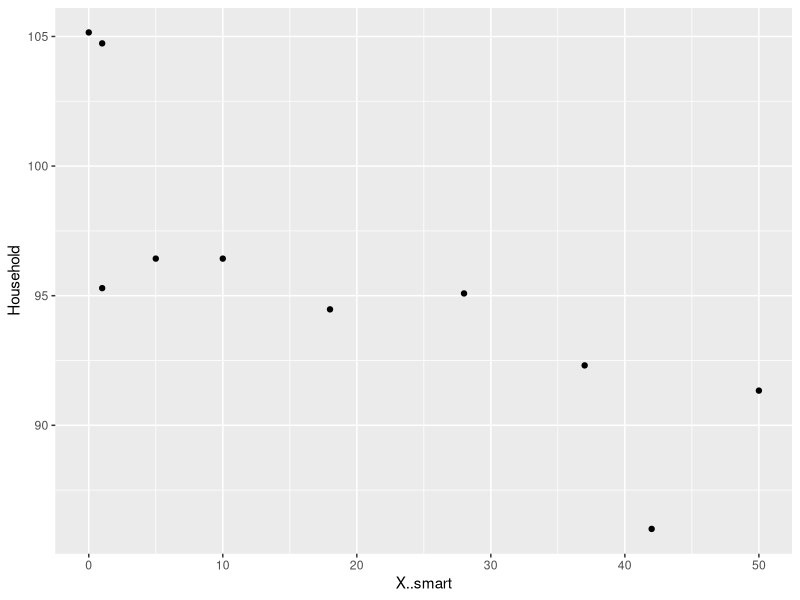
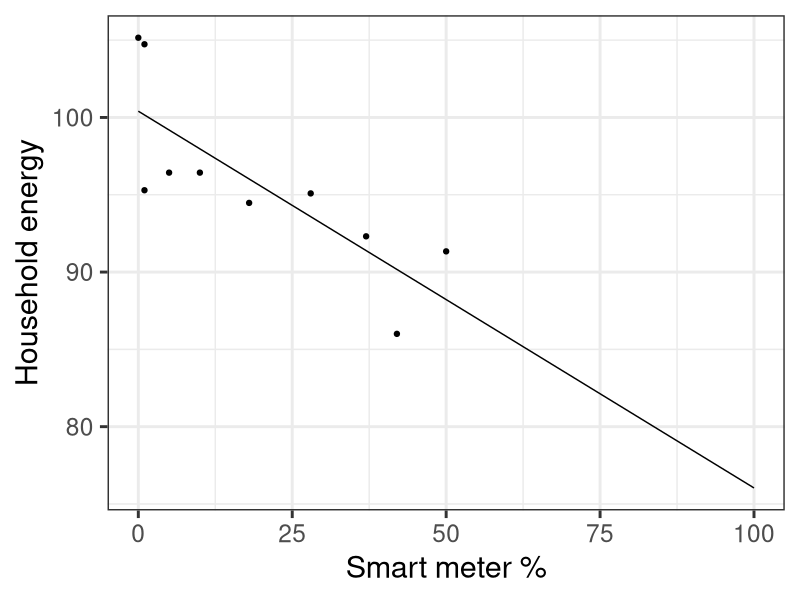
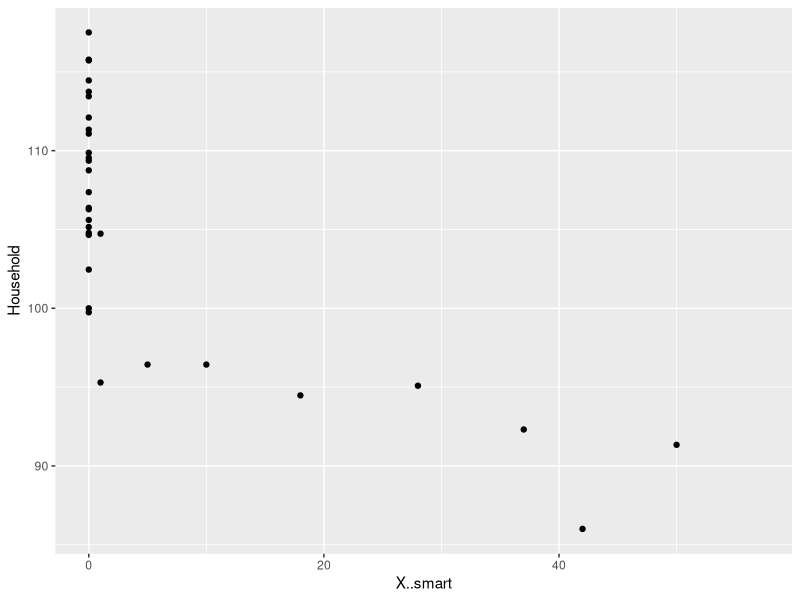
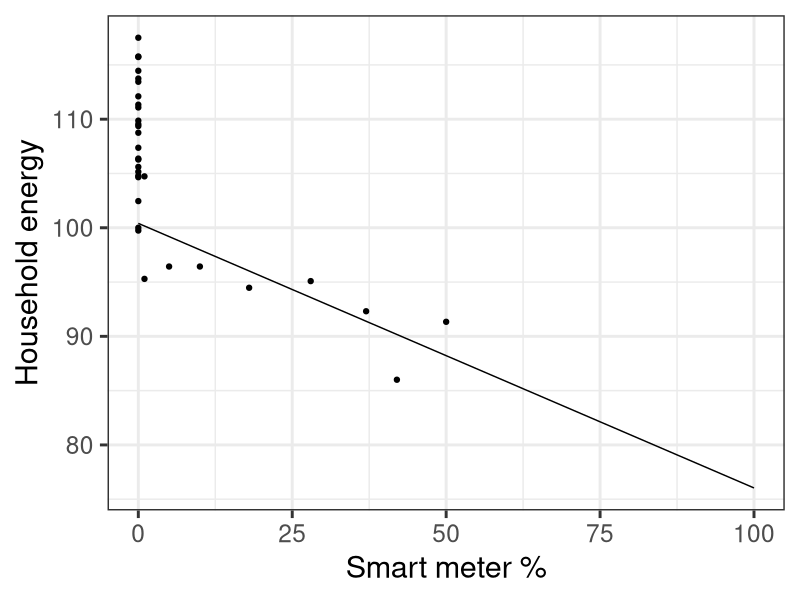
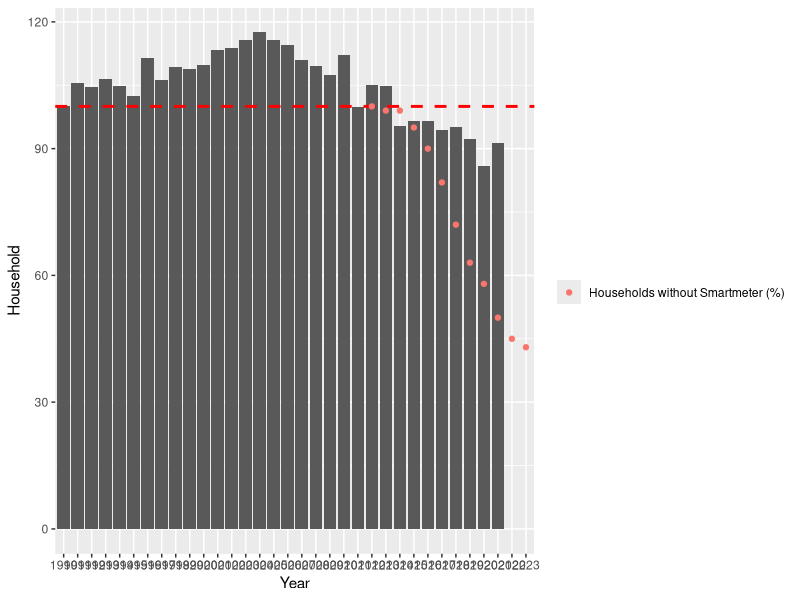
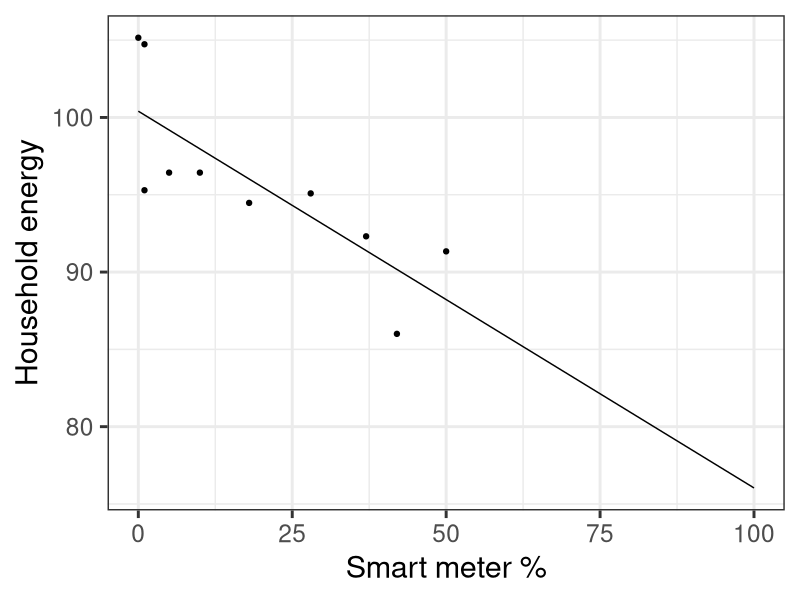
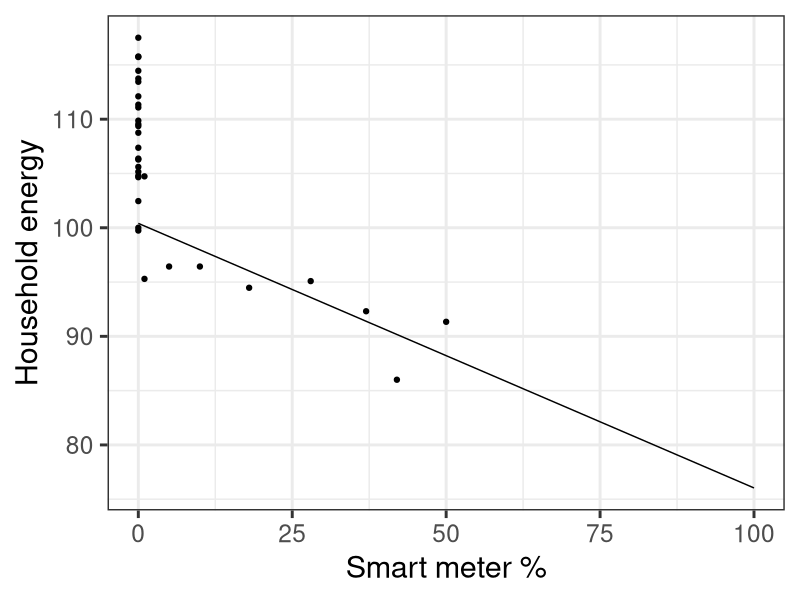

Write the R code that produced these figures, in order.
#Energy and Smart Meter data from https://www.ons.gov.uk/economy/environmentalaccounts/articles/climatechangeinsightsuk/august2023
#I merged these two datasets to see whether smart meter usage correlates with a reduction in household energy
 
#### libraries ####
library(tidyverse)

#### set working directory ####
setwd("~/OneDrive/Desktop/R/Energy and Smart Meters (Regression)")

##### read files ####
energysmarts <- read.csv("energyandsmartmeters.csv")
energysmarts$Year <- as.character(energysmarts$Year)
glimpse(energysmarts)

#Smart meter data is from 2012-2023, it contains the total number of smart meters and the percentage of households with meters
#Energy data is from 1990-2021, it contains relative percent household energy usage, using 1990 at 100% as a base. I will focus on the household energy column.
#We want to see if energy usage correlates with smart meter usage, 2012-2021 are the crossover dates.

energysmarts2012_2021 <- energysmarts %>% filter(Year >= 2012 & Year <= 2021)
glimpse(energysmarts2012_2021)

#### viewing data ####

ggplot(data = energysmarts2012_2021, aes()) +
  geom_point(aes(x = X..smart, Household ))
       
#Is there a statistically significant relationship between household energy and smart meter installation
#Aka do smart meters make people more energy conscious? 
#Scatter plot kind of follows a trend, lets try fit a model

energy_model <- lm(Household ~ X..smart, data = energysmarts2012_2021)
#suggests each percentage of households with a smart meter leads to relative 0.2437 decrease in energy usage

anova(energy_model)
summary(energy_model)

#low p value suggests there is likely a statistically significant relationship between predictor (smart) and response (household energy)

#now for predictions
pred_data <- data.frame(X..smart = seq(0,100, length.out = 9))
predict(energy_model, pred_data)

pred_data <- mutate(pred_data, Household = predict(energy_model, pred_data))
head(pred_data, 10)
#this predicts the drop in household energy usage based on smart meters

#now we can plot a regression to see how our moel data fits our actual data

ggplot(pred_data, aes(x = X..smart, y = Household)) + 
  geom_line() + geom_point(data = energysmarts2012_2021) + 
  xlab("Smart meter %") + ylab("Household energy") + 
  theme_bw(base_size = 22)
ggsave("energy_x_smartmeter_regression.png")
#There are too few data points to really draw any conclusions, and of course many issues with looking at the data like this:
#i.e. Smart meters don't directly reduce energy, at best they can make people more conscious of energy usage
#i.e. External schemes which aim to reduce energy usage are likely to have a big impact

#Correlation does not mean causation... if we assume pre-2012 always had 0 samrt meters, we can draw out more data...

energysmarts_assumptions <- energysmarts %>% mutate(X..smart = ifelse(is.na(X..smart), 0, X..smart))

#### viewing data ####

ggplot(data = energysmarts_assumptions, aes()) +
  geom_point(aes(x = X..smart, Household ))


energy_ass_model <- lm(Household ~ X..smart, data = energysmarts2012_2021)
#suggests each percentage of households with a smart meter leads to relative 0.2437 decrease in energy usage

anova(energy_ass_model)
summary(energy_ass_model)

#low p value suggests there is likely a statistically significant relationship between predictor (smart) and response (household energy)

#now for predictions
pred_ass_data <- data.frame(X..smart = seq(0,100, length.out = 9))
predict(energy_ass_model, pred_data)

pred_ass_data <- mutate(pred_ass_data, Household = predict(energy_ass_model, pred_ass_data))
head(pred_ass_data, 10)
#this predicts the drop in household energy usage based on smart meters

#now we can plot a regression to see how our model data fits our actual data

ggplot(pred_ass_data, aes(x = X..smart, y = Household)) + 
  geom_line() + geom_point(data = energysmarts_assumptions) + 
  xlab("Smart meter %") + ylab("Household energy") + 
  theme_bw(base_size = 22)
ggsave("energy_x_regression_all_data.png")
#While post 2012 led to consistent energy reductions, we know from the data
#that the 1990 value of household energy (100) is relative, so some years must have increased in energy usage)

#% Households without a smart meter ploted on Household energy by year
ggplot(energysmarts, aes(x = Year, y = Household)) +
  geom_col() +
  geom_hline(yintercept = 100, color = "red", linetype = "dashed", size = 1) +
  geom_point(data = energysmarts, aes(y = 100 - X..smart, color = "Households without Smartmeter (%)")) +
  labs(color = "")

#Overall this suggests smart meters could be helpful, but aren't a good predictor for energy reductions
#As more energy had reduced from 2003-2010 compared to 2011-2021...
#The safest assumption is that smart meters are part of a set of new initiatives and technology to reduce household energy

#If we were to predict the level of energy reduction we need year-on-year to combat global warming however I'm sure the fall in usage won't be enough.


